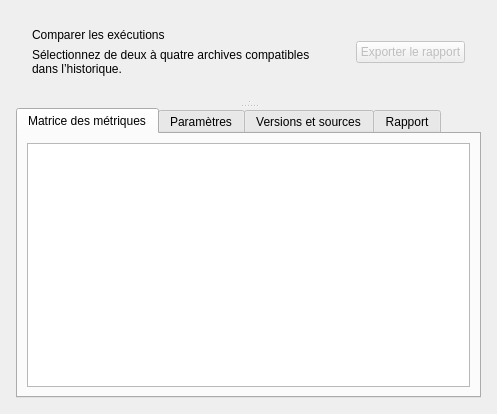
<ui version="4.0">
  <class>ComparisonPage</class>
  <widget class="QWidget" name="ComparisonPage">
    <layout class="QVBoxLayout" name="comparisonLayout" stretch="0,1">
      <property name="leftMargin">
        <number>16</number>
      </property>
      <property name="topMargin">
        <number>16</number>
      </property>
      <property name="rightMargin">
        <number>16</number>
      </property>
      <property name="bottomMargin">
        <number>16</number>
      </property>
      <property name="spacing">
        <number>12</number>
      </property>
      <item>
        <widget class="QFrame" name="comparisonHeaderFrame">
          <layout class="QHBoxLayout" name="comparisonHeaderLayout">
            <property name="leftMargin">
              <number>16</number>
            </property>
            <property name="topMargin">
              <number>12</number>
            </property>
            <property name="rightMargin">
              <number>16</number>
            </property>
            <property name="bottomMargin">
              <number>12</number>
            </property>
            <item>
              <layout class="QVBoxLayout" name="comparisonTitleLayout">
                <item>
                  <widget class="QLabel" name="comparisonTitleLabel">
                    <property name="text">
                      <string>Comparer les exécutions</string>
                    </property>
                  </widget>
                </item>
                <item>
                  <widget class="QLabel" name="comparisonStatusLabel">
                    <property name="text">
                      <string>Sélectionnez de deux à quatre archives compatibles dans l’historique.</string>
                    </property>
                    <property name="wordWrap">
                      <bool>true</bool>
                    </property>
                  </widget>
                </item>
              </layout>
            </item>
            <item>
              <spacer name="comparisonHeaderSpacer">
                <property name="orientation">
                  <enum>Qt::Horizontal</enum>
                </property>
                <property name="sizeHint">
                  <size>
                    <width>40</width>
                    <height>20</height>
                  </size>
                </property>
              </spacer>
            </item>
            <item>
              <widget class="QPushButton" name="exportReportButton">
                <property name="text">
                  <string>Exporter le rapport</string>
                </property>
                <property name="enabled">
                  <bool>false</bool>
                </property>
              </widget>
            </item>
          </layout>
        </widget>
      </item>
      <item>
        <widget class="QSplitter" name="comparisonSplitter">
          <property name="orientation">
            <enum>Qt::Vertical</enum>
          </property>
          <widget class="QSplitter" name="comparisonVisualSplitter">
            <property name="orientation">
              <enum>Qt::Horizontal</enum>
            </property>
            <widget class="drone_agricole::ui::TrajectoryView" name="comparisonTrajectoryView" />
            <widget class="drone_agricole::ui::MetricsPlotWidget" name="comparisonMetricsPlot" />
          </widget>
          <widget class="QTabWidget" name="comparisonDataTabs">
            <property name="minimumSize">
              <size>
                <width>0</width>
                <height>290</height>
              </size>
            </property>
            <widget class="QWidget" name="comparisonMetricsTab">
              <attribute name="title">
                <string>Matrice des métriques</string>
              </attribute>
              <layout class="QVBoxLayout" name="comparisonMetricsLayout">
                <item>
                  <widget class="QTableWidget" name="comparisonMetricsTable" />
                </item>
              </layout>
            </widget>
            <widget class="QWidget" name="comparisonParametersTab">
              <attribute name="title">
                <string>Paramètres</string>
              </attribute>
              <layout class="QVBoxLayout" name="comparisonParametersLayout">
                <item>
                  <widget class="QTableWidget" name="comparisonParametersTable" />
                </item>
              </layout>
            </widget>
            <widget class="QWidget" name="comparisonVersionsTab">
              <attribute name="title">
                <string>Versions et sources</string>
              </attribute>
              <layout class="QVBoxLayout" name="comparisonVersionsLayout">
                <item>
                  <widget class="QTableWidget" name="comparisonVersionsTable" />
                </item>
              </layout>
            </widget>
            <widget class="QWidget" name="comparisonReportTab">
              <attribute name="title">
                <string>Rapport</string>
              </attribute>
              <layout class="QVBoxLayout" name="comparisonReportLayout">
                <item>
                  <widget class="QPlainTextEdit" name="comparisonReportEdit">
                    <property name="readOnly">
                      <bool>true</bool>
                    </property>
                  </widget>
                </item>
              </layout>
            </widget>
          </widget>
        </widget>
      </item>
    </layout>
  </widget>
  <customwidgets>
    <customwidget>
      <class>drone_agricole::ui::TrajectoryView</class>
      <extends>QWidget</extends>
      <header>drone_agricole/ui/TrajectoryView.hpp</header>
      <container>1</container>
    </customwidget>
    <customwidget>
      <class>drone_agricole::ui::MetricsPlotWidget</class>
      <extends>QWidget</extends>
      <header>drone_agricole/ui/MetricsPlotWidget.hpp</header>
      <container>1</container>
    </customwidget>
  </customwidgets>
</ui>
